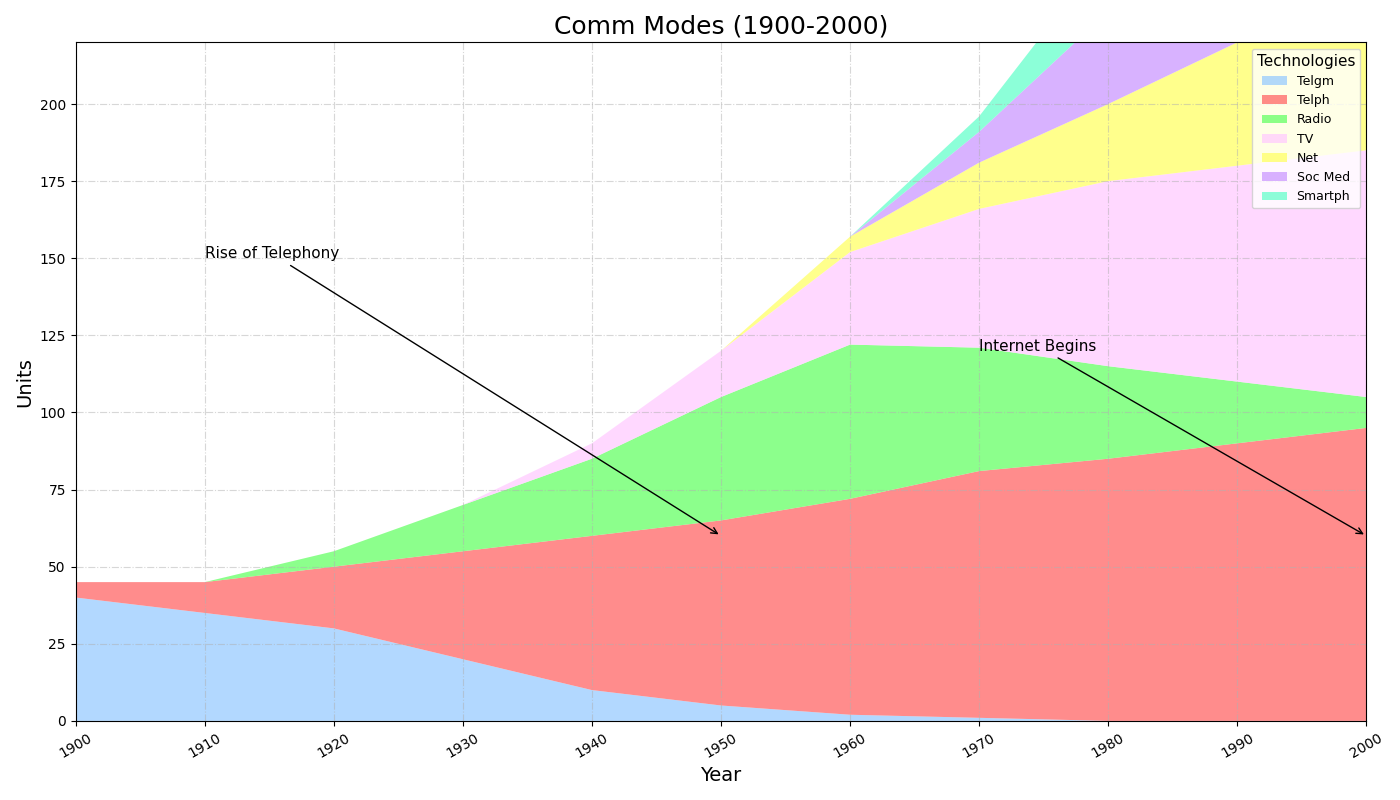

Reproduce this figure in Python.
import matplotlib.pyplot as plt
import numpy as np

years = np.arange(1900, 2010, 10)

telegrams = np.array([40, 35, 30, 20, 10, 5, 2, 1, 0, 0, 0])
telephones = np.array([5, 10, 20, 35, 50, 60, 70, 80, 85, 90, 95])
radio = np.array([0, 0, 5, 15, 25, 40, 50, 40, 30, 20, 10])
television = np.array([0, 0, 0, 0, 5, 15, 30, 45, 60, 70, 80])
internet = np.array([0, 0, 0, 0, 0, 0, 5, 15, 25, 40, 60])
social_media = np.array([0, 0, 0, 0, 0, 0, 0, 10, 30, 50, 70])
smartphones = np.array([0, 0, 0, 0, 0, 0, 0, 5, 20, 40, 65])

data = np.array([telegrams, telephones, radio, television, internet, social_media, smartphones])

# Manually changing stylistic elements including colors and marker types
new_colors = ['#99ccff', '#ff6666', '#66ff66', '#ffccff', '#ffff66', '#cc99ff', '#66ffcc']

plt.figure(figsize=(14, 8))
plt.stackplot(years, data, labels=['Telgm', 'Telph', 'Radio', 'TV', 'Net', 'Soc Med', 'Smartph'], 
              colors=new_colors, alpha=0.75)

plt.title('Comm Modes (1900-2000)', fontsize=18, fontweight='normal')
plt.xlabel('Year', fontsize=14)
plt.ylabel('Units', fontsize=14)
plt.xlim(years[0], years[-1])
plt.ylim(0, 220)

# Manually altered grid style
plt.grid(True, linestyle='-.', linewidth=0.8, alpha=0.5)

plt.legend(loc='upper right', fontsize=9, title="Technologies", title_fontsize='11')

plt.xticks(years, rotation=30)

plt.annotate('Rise of Telephony', xy=(1950, 60), xytext=(1910, 150),
             arrowprops=dict(facecolor='gray', arrowstyle='->'), fontsize=11)

plt.annotate('Internet Begins', xy=(2000, 60), xytext=(1970, 120),
             arrowprops=dict(facecolor='gray', arrowstyle='->'), fontsize=11)

plt.tight_layout()

plt.show()
